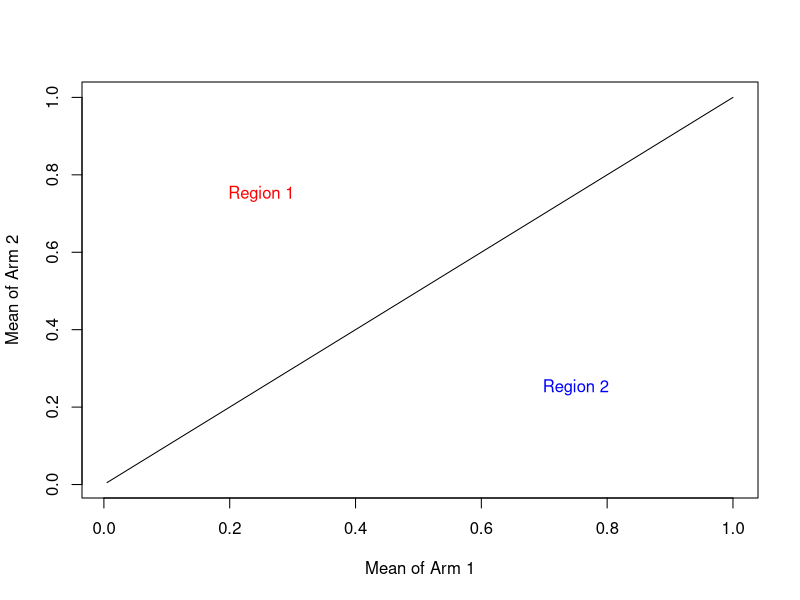
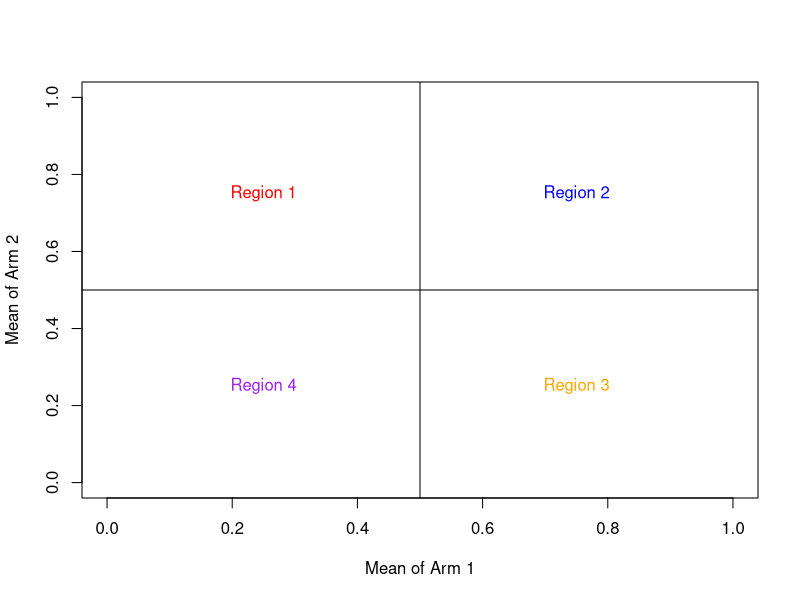
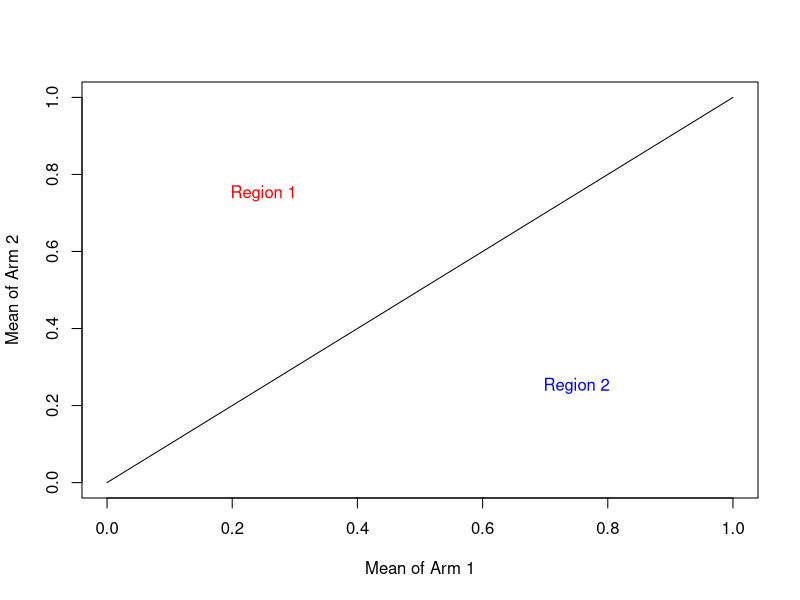
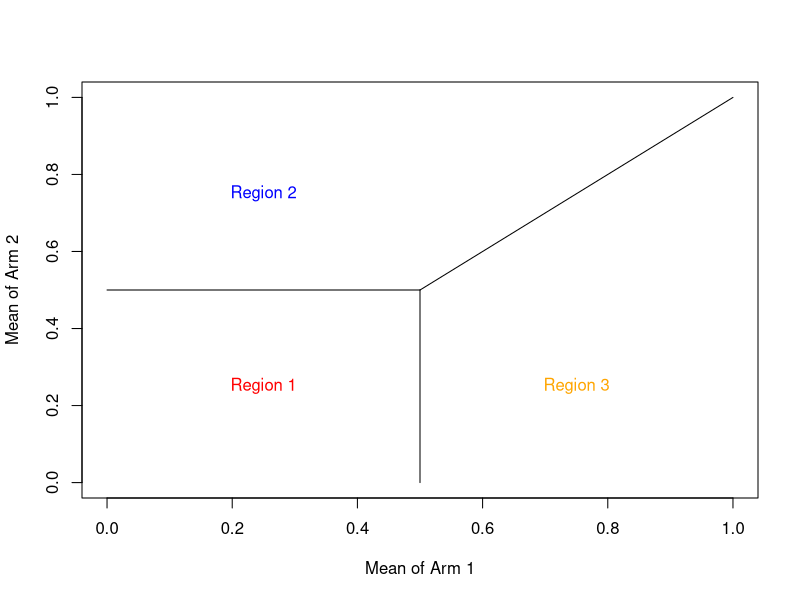

Reproduce these figures in R, in order.
# visualization plots for regions of interest

line_segment_x <- data.frame(x = 1:200/200, y=c(rep(0.5,100), rep(0, 100)))
line_segment_y <- data.frame(x=c(rep(0.5,100), rep(0, 100)), x = 1:200/200)

xy_line <- data.frame(x = 1:200/200, y=1:200/200)

plot(xy_line$x, xy_line$y, type="l", xlab = "Mean of Arm 1", ylab = "Mean of Arm 2") + text(0.75,0.25, "Region 2", col = "blue") + text(0.25,0.75, "Region 1", col = "red")


plot(x=0.5, y=0.5, type="l", xlab = "Mean of Arm 1", ylab = "Mean of Arm 2", xlim = c(0,1),
     ylim = c(0,1)) + text(0.75,0.75, "Region 2", col = "blue") + text(0.25,0.75, "Region 1", col = "red") + 
  text(0.75, 0.25, "Region 3", col = "orange")+ text(0.25, 0.25, "Region 4", col = "purple") + abline(h = 0.5) + abline(v = 0.5)


plot(x=0.5, y=0.5, type="l", xlab = "Mean of Arm 1", ylab = "Mean of Arm 2", xlim = c(0,1),
     ylim = c(0,1)) + text(0.75,0.25, "Region 2", col = "blue") + text(0.25,0.75, "Region 1", col = "red") + 
  segments(x0 = 0, y0=0, x1 = 1, y1= 1) #+  segments(y0 = 0, x0=0.5, y1 = 0.5, x1=0.5)


plot(x=0.5, y=0.5, type="l", xlab = "Mean of Arm 1", ylab = "Mean of Arm 2", xlim = c(0,1),
     ylim = c(0,1)) + text(0.25,0.75, "Region 2", col = "blue") + text(0.25,0.25, "Region 1", col = "red") + 
  text(0.75, 0.25, "Region 3", col="orange") + 
  segments(x0 = 0, y0=0.5, x1 = 0.5, y1=0.5) +  segments(y0 = 0, x0=0.5, y1 = 0.5, x1=0.5) + 
    segments(x0=0.5, y0 = 0.5, x1 = 1, y1=1)
